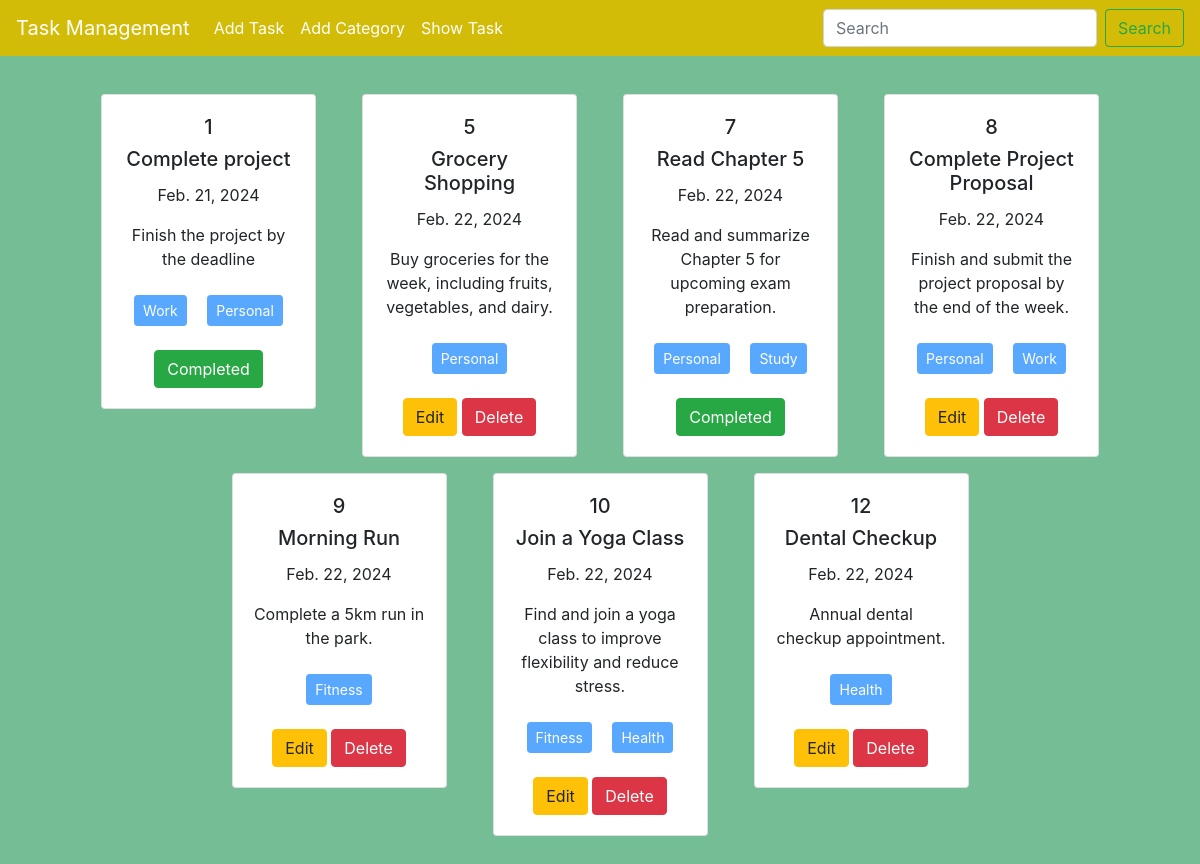
/showTask, run on the app's committed database.
### TaskModel/models.py (models this page shows, shortened)
class taskModel(models.Model):
    taskTitle = models.CharField(max_length=255)
    taskDescription = models.TextField()
    is_completed = models.BooleanField(default=False)
    taskAssignDate = models.DateField(default=datetime.date.today)
    categories = models.ManyToManyField(category)

### TaskCategory/models.py (models this page shows, shortened)
class category(models.Model):
    category_name = models.CharField(max_length=100)

### TaskModel/views.py (the view)
# urls.py: path("showTask",views.show_task,name="show_task"),
def show_task(request):
    data=taskModel.objects.all()
    return render(request,'show_task.html',{'data':data})

### TaskModel/templates/show_task.html
{% extends "base.html" %}
{% block content %}
<div style="padding:30px">
    {% if data %}
    <div class="d-flex flex-wrap justify-content-center px-5 ">
        {% for task in data %}
        <div class="col-sm-3">
          <div class="card m-2">
            <div class="card-body text-center">
               <h5>{{task.id}}</h5>
              <h5 class="card-title">{{task.taskTitle}}</h5>
              <p class="">{{task.taskAssignDate}}</p>
              <p class="card-text">{{task.taskDescription}}</p>
              <p>
                 {% for cat in task.categories.all %}
                <button class="btn btn-primary btn-sm m-2" disabled >{{cat.category_name}} </button>
                {% endfor %}
              </p>
              {% if task.is_completed %}
              <button class="btn btn-success">Completed</button>
              {% else %}
              <a href="{% url 'edit_task' task.id %}" class="btn btn-warning">Edit</a>
              <a href="{% url 'delete_task' task.id %}" class="btn btn-danger">Delete</a>
              {% endif %}
            </div>
          </div>
        </div>
        {% endfor %}
    </div>
    {% else %}
    <h2>There is no available task</h2>
    {% endif %}
</div>
{% endblock content %}

### templates/base.html (shortened to what this page needs)
<!doctype html>
<html lang="en">
  <head>
    <link rel="stylesheet" href="https://cdn.jsdelivr.net/npm/bootstrap@4.0.0/dist/css/bootstrap.min.css">
  </head>
  <body style="background-color:#75BD95">
    <nav class="navbar navbar-expand-lg navbar-dark " style="background-color:#D3BC07">
        <a class="navbar-brand" href="#">Task Management</a>
        <div class="collapse navbar-collapse" id="navbarSupportedContent">
          <ul class="navbar-nav mr-auto">
            <li class="nav-item active">
              <a class="nav-link" href="{% url 'add_task' %}">Add Task <span class="sr-only">(current)</span></a>
            </li>
            <li class="nav-item active">
                <a class="nav-link" href="{% url 'add_category' %}">Add Category <span class="sr-only">(current)</span></a>
            </li>
            <li class="nav-item active">
                <a class="nav-link" href="{% url 'show_task' %}">Show Task <span class="sr-only">(current)</span></a>
            </li>
          </ul>
          <form class="form-inline my-2 my-lg-0">
            <input class="form-control mr-sm-2" type="search" placeholder="Search" aria-label="Search">
            <button class="btn btn-outline-success my-2 my-sm-0" type="submit">Search</button>
          </form>
        </div>
      </nav>
      {% block content %}
      {% endblock content %}
  </body>
</html>

### data on the page
taskModel: id "1", taskTitle "Complete project", taskAssignDate "Feb. 21, 2024", taskDescription "Finish the project by the deadline", is_completed "Completed"
category: category_name "Work"
category: category_name "Personal"
taskModel: id "5", taskTitle "Grocery Shopping", taskAssignDate "Feb. 22, 2024", taskDescription "Buy groceries for the week, including fruits, vegetables, and dairy.", is_completed "Edit"
taskModel: id "7", taskTitle "Read Chapter 5", taskAssignDate "Feb. 22, 2024", taskDescription "Read and summarize Chapter 5 for upcoming exam preparation.", is_completed "Completed"
category: category_name "Study"
taskModel: id "8", taskTitle "Complete Project Proposal", taskAssignDate "Feb. 22, 2024", taskDescription "Finish and submit the project proposal by the end of the week.", is_completed "Edit"
category: category_name "Personal"
category: category_name "Work"
taskModel: id "9", taskTitle "Morning Run", taskAssignDate "Feb. 22, 2024", taskDescription "Complete a 5km run in the park.", is_completed "Edit"
category: category_name "Fitness"
taskModel: id "10", taskTitle "Join a Yoga Class", taskAssignDate "Feb. 22, 2024", taskDescription "Find and join a yoga class to improve flexibility and reduce stress.", is_completed "Edit"
category: category_name "Health"
taskModel: id "12", taskTitle "Dental Checkup", taskAssignDate "Feb. 22, 2024", taskDescription "Annual dental checkup appointment.", is_completed "Edit"
category: category_name "Health"
